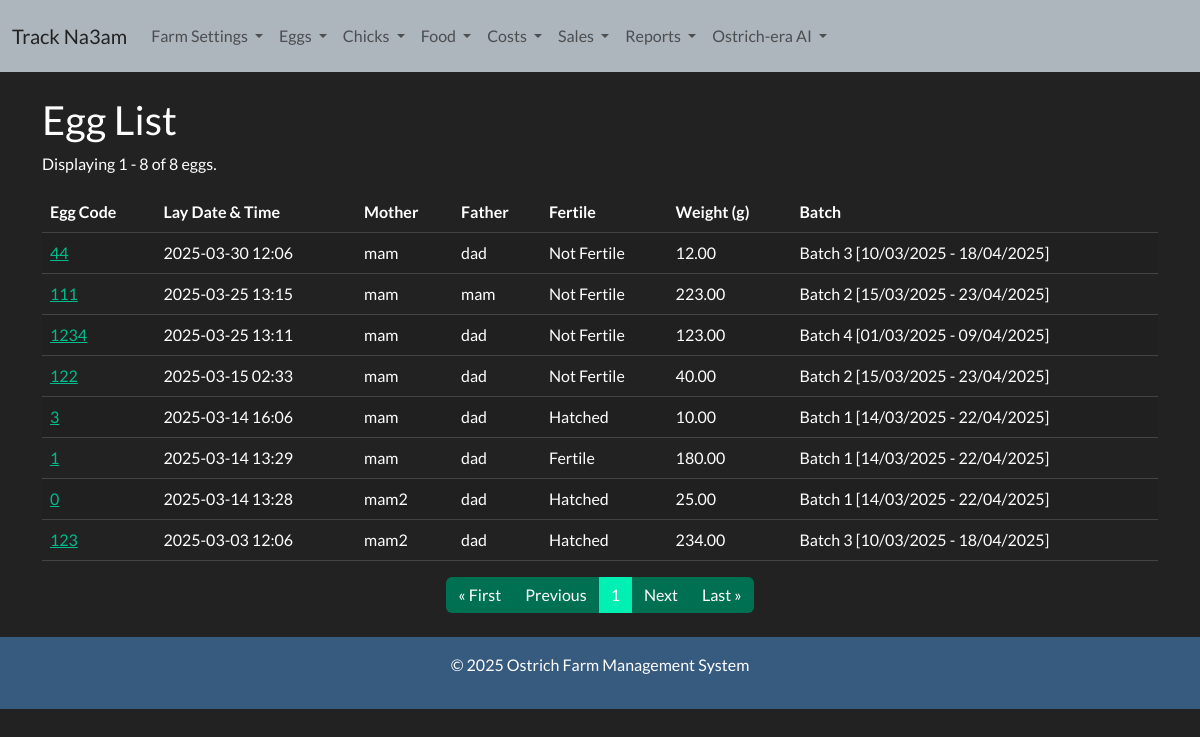
The page /egg-list/ on the database its author committed.
### ostrich/models.py (models this page shows, shortened)
class Egg(models.Model):
    sale_choices = (
        ('exists','exists'),
        ('sold','sold')
    )
    egg_code = models.CharField(max_length=50, unique=True)
    lay_date_time = models.DateTimeField(default=timezone.now)
    mother = models.ForeignKey('Ostrich', on_delete=models.PROTECT, related_name='eggs_laid', null=True, blank=True)
    father = models.ForeignKey('Ostrich', on_delete=models.PROTECT, related_name='eggs_fathered', null=True, blank=True)
    fertile = models.CharField(
        max_length=20,
        default='Waiting First Check',
        choices=[
            ('Waiting First Check', 'Waiting First Check'),
            ('Fertile', 'Fertile'),
            ('Not Fertile', 'Not Fertile')
        ]
    )
    weight = models.DecimalField(max_digits=5, decimal_places=2, null=True, blank=True)
    batch = models.ForeignKey('Batch', on_delete=models.SET_NULL, null=True, blank=True, related_name='eggs')
    status = models.CharField(max_length= 100, default="exists",choices = sale_choices, null=True)

class Ostrich(models.Model):
    gender_choices= (
        ('male','male'),
        ('female','female')
    )
    existance_choices = (
        ('exists','exists'),
        ('sold', 'sold'),
        ('slaughtered','Slaughtered')
    )
    family = models.ForeignKey(Family, on_delete=models.CASCADE, related_name='ostriches')
    name = models.CharField(max_length=100)
    age = models.IntegerField(blank=True, null=True)
    gender = models.CharField(max_length= 100, choices = gender_choices, null=True)
    status = models.CharField(max_length= 100, default="exists",choices = existance_choices, null=True)

class Batch(models.Model):
    creation_date = models.DateTimeField(default=timezone.now)
    first_check_date = models.DateTimeField(blank=True, null=True)
    finish_date = models.DateTimeField(blank=True, null=True)
    batch_code = models.CharField(max_length=100, unique=True, blank=True)

### ostrich/views.py (the view)
# urls.py: path('egg-list/', views.egg_list, name='egg_list'),
def egg_list(request):
    eggs = Egg.objects.all().order_by('-lay_date_time')  # Order by lay_date_time in descending order
    paginator = Paginator(eggs, 50)  # Show 50 eggs per page
    page_number = request.GET.get('page')  # Get the current page number from the URL
    page_eggs = paginator.get_page(page_number)  # Get the eggs for the requested page
    return render(request, 'eggs/egg_list.html', {'page_eggs': page_eggs})

### templates/eggs/egg_list.html
{% extends 'base.html' %}
{% block content %}
<h2>Egg List</h2>
<p>Displaying {{ page_eggs.start_index }} - {{ page_eggs.end_index }} of {{ page_eggs.paginator.count }} eggs.</p>
<table class="table table-striped">
    <thead>
        <tr>
            <th>Egg Code</th>
            <th>Lay Date & Time</th>
            <th>Mother</th>
            <th>Father</th>
            <th>Fertile</th>
            <th>Weight (g)</th>
            <th>Batch</th>
        </tr>
    </thead>
    <tbody>
        <tbody>
            {% for egg in page_eggs %}
            <tr>
                <td><a href="{% url 'egg_detail' egg.egg_code %}">{{ egg.egg_code }}</a></td>
                <td>{{ egg.lay_date_time|date:"Y-m-d H:i" }}</td>
                <td>{{ egg.mother.name|default:"N/A" }}</td>
                <td>{{ egg.father.name|default:"N/A" }}</td>
                <td>{{ egg.fertile }}</td>
                <td>{{ egg.weight|default:"N/A" }}</td>
                <td>{{ egg.batch.batch_code|default:"Not in a batch" }}</td>
            </tr>
            {% empty %}
            <tr>
                <td colspan="7" class="text-center">No eggs available.</td>
            </tr>
            {% endfor %}
        </tbody>
    </tbody>
</table>
<nav aria-label="Page navigation">
    <ul class="pagination justify-content-center">
        {% if page_eggs.has_previous %}
        <li class="page-item">
            <a class="page-link" href="?page=1">&laquo; First</a>
        </li>
        <li class="page-item">
            <a class="page-link" href="?page={{ page_eggs.previous_page_number }}">Previous</a>
        </li>
        {% else %}
        <li class="page-item disabled">
            <a class="page-link" href="#" tabindex="-1" aria-disabled="true">&laquo; First</a>
        </li>
        <li class="page-item disabled">
            <a class="page-link" href="#" tabindex="-1" aria-disabled="true">Previous</a>
        </li>
        {% endif %}
        <li class="page-item active" aria-current="page">
            <span class="page-link">{{ page_eggs.number }}</span>
        </li>
        {% if page_eggs.has_next %}
        <li class="page-item">
            <a class="page-link" href="?page={{ page_eggs.next_page_number }}">Next</a>
        </li>
        <li class="page-item">
            <a class="page-link" href="?page={{ page_eggs.paginator.num_pages }}">Last &raquo;</a>
        </li>
        {% else %}
        <li class="page-item disabled">
            <a class="page-link" href="#" tabindex="-1" aria-disabled="true">Next</a>
        </li>
        <li class="page-item disabled">
            <a class="page-link" href="#" tabindex="-1" aria-disabled="true">Last &raquo;</a>
        </li>
        {% endif %}
    </ul>
</nav>
{% endblock %}

### rows shown on the page
Egg: egg_code "44", lay_date_time "2025-03-30 12:06", mother.name "mam", father.name "dad", fertile "Not Fertile", weight "12.00", batch.batch_code "Batch 3 [10/03/2025 - 18/04/2025]"
Egg: egg_code "111", lay_date_time "2025-03-25 13:15", mother.name "mam", father.name "mam", fertile "Not Fertile", weight "223.00", batch.batch_code "Batch 2 [15/03/2025 - 23/04/2025]"
Egg: egg_code "1234", lay_date_time "2025-03-25 13:11", mother.name "mam", father.name "dad", fertile "Not Fertile", weight "123.00", batch.batch_code "Batch 4 [01/03/2025 - 09/04/2025]"
Egg: egg_code "122", lay_date_time "2025-03-15 02:33", mother.name "mam", father.name "dad", fertile "Not Fertile", weight "40.00", batch.batch_code "Batch 2 [15/03/2025 - 23/04/2025]"
Egg: egg_code "3", lay_date_time "2025-03-14 16:06", mother.name "mam", father.name "dad", fertile "Hatched", weight "10.00", batch.batch_code "Batch 1 [14/03/2025 - 22/04/2025]"
Egg: egg_code "1", lay_date_time "2025-03-14 13:29", mother.name "mam", father.name "dad", fertile "Fertile", weight "180.00", batch.batch_code "Batch 1 [14/03/2025 - 22/04/2025]"
Egg: egg_code "0", lay_date_time "2025-03-14 13:28", mother.name "mam2", father.name "dad", fertile "Hatched", weight "25.00", batch.batch_code "Batch 1 [14/03/2025 - 22/04/2025]"
Egg: egg_code "123", lay_date_time "2025-03-03 12:06", mother.name "mam2", father.name "dad", fertile "Hatched", weight "234.00", batch.batch_code "Batch 3 [10/03/2025 - 18/04/2025]"

### other values the page prints
{{ page_eggs.start_index }} "1"
{{ page_eggs.end_index }} "8"
{{ page_eggs.paginator.count }} "8"
{{ page_eggs.number }} "1"
